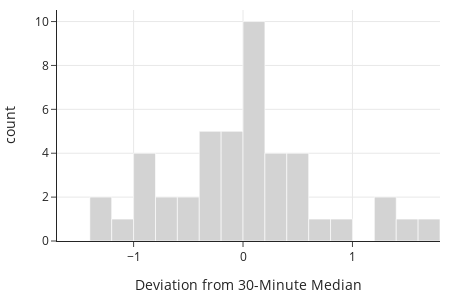

Notebook code cell kept with this figure:
### Markdown cell above
To get a better sense of the variation in a half hour interval, we can examine the differences of the measurements from the median for the corresponding half-hour. The distribution of these "errors" appears below.

### Code cell
fig = px.histogram(pm, x='diff30', nbins=20,
                   labels={'diff30':'Deviation from 30-Minute Median'},
                  color_discrete_sequence=["lightgrey"])

fig.update_xaxes(range=[-1.7, 1.8])
fig.update_layout(width=450, height=300)

### Figure 1 — Plotly figure (JSON) as saved in the notebook; plotly's stock layout.template omitted (floating-point values rounded to 4 significant figures)
{"data": [{"alignmentgroup": "True", "bingroup": "x", "hovertemplate": "Deviation from 30-Minute Median=%{x}<br>count=%{y}<extra></extra>", "legendgroup": "", "marker": {"color": "lightgrey", "pattern": {"shape": ""}}, "name": "", "nbinsx": 20, "offsetgroup": "", "orientation": "v", "showlegend": false, "type": "histogram", "x": [0.59, -0.55, -0.26, -0.82, -1.24, 0.11, -1.14, 0, 0.08, 0.42, 1.33, 0.12, 0.02, -0.13, -0.22, -0.99, 0.25, 0.04, -0.73, 1.76, -0.69, 0.95, 0.33, -0.05, -0.08, -0.19, 0, 0.43, 0.38, -0.86, 0.07, -0.31, 0.59, 0.05, -0.15, -0.25, 1.53, 0.35, 0, -0.41, 1.21, -0.96, -1.29, 0.63, -0.29], "xaxis": "x", "yaxis": "y"}], "layout": {"barmode": "relative", "height": 300, "legend": {"tracegroupgap": 0}, "width": 450, "xaxis": {"anchor": "y", "domain": [0, 1], "range": [-1.7, 1.8], "title": {"text": "Deviation from 30-Minute Median"}, "type": "linear"}, "yaxis": {"anchor": "x", "autorange": true, "domain": [0, 1], "range": [0, 10.53], "title": {"text": "count"}}}}
